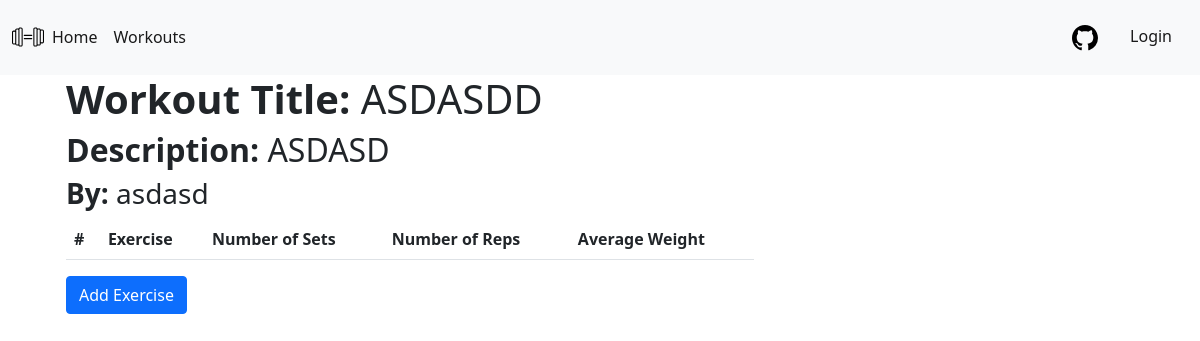
The page /workouts/58/ on the database its author committed.
### workout_app/models.py (models this page shows, shortened)
class Workout(models.Model):
    workout_title = models.CharField(max_length=20)
    description = models.TextField(max_length=200)
    author = models.CharField(max_length=20)

### workout_app/views.py (the view)
# urls.py: path('workouts/<int:pk>/',views.WorkoutDetailView.as_view(),name='workout_detail'),
class WorkoutDetailView(DetailView):
    model = Workout

### workout_app/templates/workout_app/workout_detail.html (shortened to what this page needs)
{% extends 'base.html' %}
{% block content %}
<div class="container">
    <h1><strong>Workout Title: </strong>{{ workout.workout_title }}</h1>
    <h2><strong>Description: </strong>{{ workout.description }}</h2>
    <h3><strong>By: </strong>{{ workout.author }}</h3>
    <table class="table">
        <thead>
        <tr>
            <th scope="col">#</th>
            <th scope="col">Exercise</th>
            <th scope="col">Number of Sets</th>
            <th scope="col">Number of Reps</th>
            <th scope="col">Average Weight</th>
        </tr>
        </thead>
    </table>
    <a class="btn btn-primary" href="{% url 'add_exercise' workout.pk %}">Add Exercise</a>
</div>
{% endblock %}

### rows shown on the page
Workout: workout_title "ASDASDD", description "ASDASD", author "asdasd"
